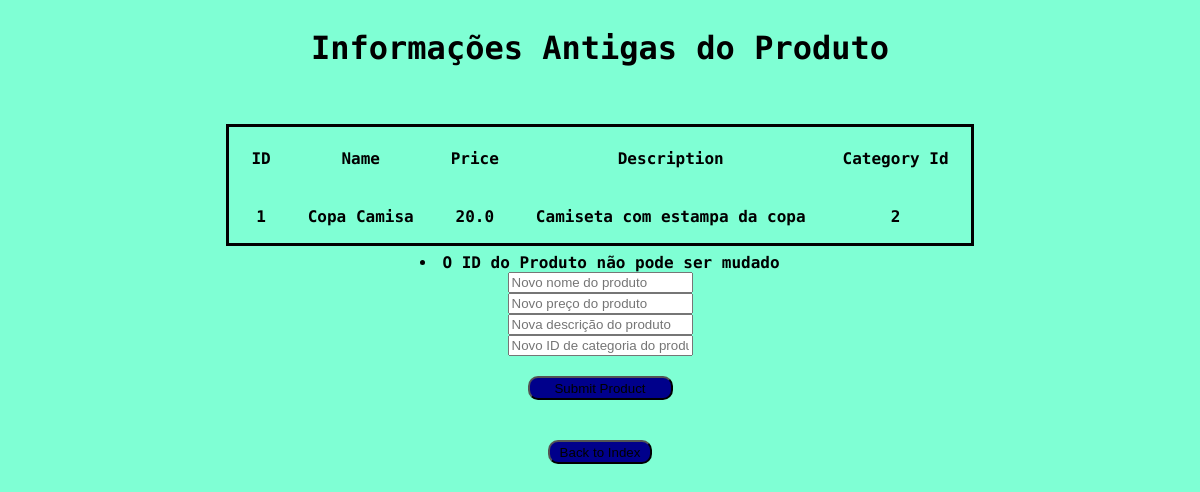
Page /update_product/1 on the committed database.
### tables this page shows
CREATE TABLE "products" (
	"ID"	INTEGER  PRIMARY KEY AUTOINCREMENT NOT NULL,
	"NAME"	TEXT,
	"PRICE"	REAL,
    "DESCRIPTION" TEXT,
    "CATEGORY_ID" INTEGER,
	FOREIGN KEY(CATEGORY_ID) REFERENCES category(ID)
);

### app.py (the view)
@app.route("/update_product/<int:id>", methods=["POST", "GET"])
def update_product(id):
    if request.method == 'POST':
        if id == 0:
            id_product = request.form['ID_PRODUCT']
            return redirect(url_for("update_product", id = id_product))
        else:
            name = request.form['NAME']
            price = request.form['PRICE']
            description = request.form['DESCRIPTION']
            category_id = request.form['CATEGORY_ID']
            product_info = [(name, price, description, category_id)]
            UpdateData('products', product_info, id)
            return redirect(url_for("index"))
    else:
        if id == 0:
            return render_template("update_product.html", info = CatchDataByID("products", id), conditon = True)
        else:
            return render_template("update_product.html", info = CatchDataByID("products", id), conditon = False)

### dataOperations.py (called while the page is built)
def CatchDataByID (table, id):
    con=sqlite3.connect("crud_produtos.db")
    cur = con.cursor()
    cur.execute("SELECT * FROM {t} WHERE ID={id};".format(t = table, id = id))
    return cur.fetchall()

### templates/update_product.html (shortened to what this page needs)
<!DOCTYPE html>
<html lang="en">
<head>
    <link rel="stylesheet" href="/static/main.css">
    <link rel="stylesheet" href="/static/table.css">
    <link rel="stylesheet" href="/static/form_style.css">
</head>
<body>
    {% if conditon %}
        <form method="post">
            <input type="number" name="ID_PRODUCT" placeholder="Insira o id de produto para ser atualizado" required>
            <button type="submit"> Update Product </button>
        </form>
    {% else %}
        <div class="data-products">
            <h1> Informações Antigas do Produto </h1>
            <table>
                <tr class="table-top">
                    <th>ID</th>
                    <th>Name</th>
                    <th>Price</th>
                    <th>Description</th>
                    <th>Category Id</th>
                </tr>
                    {% for d in info %}
                        {% for x in d %}
                            <td> {{ x }}</td>
                        {% endfor %}
                    {% endfor %}
            </table>
        </div>
        <li>O ID do Produto não pode ser mudado</li>
        <form method="post">
            <input type="text" name="NAME" placeholder="Novo nome do produto" required>
            <input type="number" name="PRICE" placeholder="Novo preço do produto" required>
            <input type="text" name="DESCRIPTION" placeholder="Nova descrição do produto" required>
            <input type="number" name="CATEGORY_ID" placeholder="Novo ID de categoria do produto" required>
            <button type="submit"> Submit Product </button>
        </form>
    {% endif %}
    <button><a href='{{url_for("index")}}'> Back to Index </a></button>
</body>

### static/main.css (style rules this page uses)
body { background-color: aquamarine; font-size: medium; font-weight: bold; font-family: 'Roboto Mono', monospace; display: grid; align-items: center; justify-content: center; align-content: center; justify-items: center; }
div { display: grid; align-content: center; justify-content: center; align-items: center; }
h1 { display: flex; margin-bottom: 50px; align-items: center; justify-content: center; }
a { text-decoration: none; color: black; }
button { display: flex; margin: 20px; padding: 10px; height: 20px; border-radius: 10px; background-color: darkblue; justify-content: center; align-items: center; }

### static/table.css (style rules this page uses)
table { margin: 10px; outline-style: solid; }
th { padding: 20px; text-align: center; }
td { padding: 15px; text-align: center; }

### static/form_style.css (style rules this page uses)
form { display: grid; justify-content: center; align-items: center; }

### rows in the picture
products: d "1" "2", NAME "Copa Camisa", PRICE "20.0", DESCRIPTION "Camiseta com estampa da copa"
